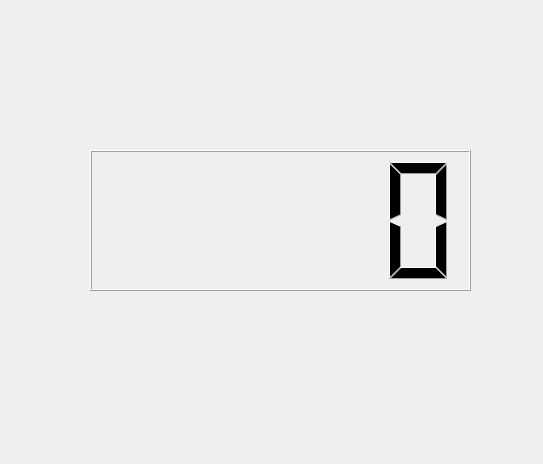
<?xml version="1.0" encoding="UTF-8"?>
<ui version="4.0">
 <class>Dialog</class>
 <widget class="QDialog" name="Dialog">
  <property name="geometry">
   <rect>
    <x>0</x>
    <y>0</y>
    <width>543</width>
    <height>464</height>
   </rect>
  </property>
  <property name="windowTitle">
   <string>Dialog</string>
  </property>
  <widget class="QLCDNumber" name="lcdNumber">
   <property name="geometry">
    <rect>
     <x>90</x>
     <y>150</y>
     <width>381</width>
     <height>141</height>
    </rect>
   </property>
  </widget>
 </widget>
 <resources/>
 <connections/>
</ui>
